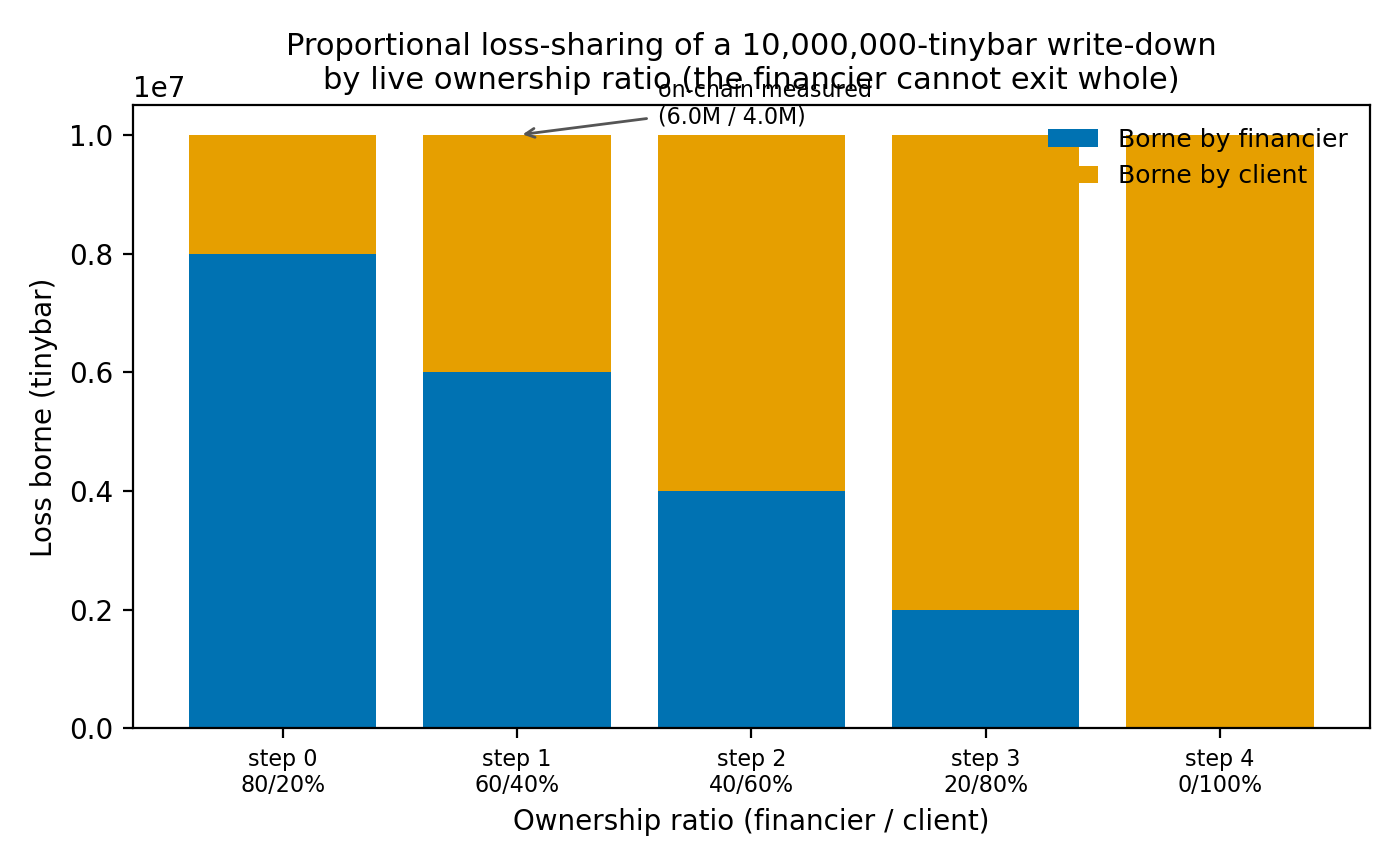

The Python source for this figure:
import json, os
import matplotlib
matplotlib.use("Agg")
import matplotlib.pyplot as plt
import numpy as np

here = os.path.dirname(os.path.abspath(__file__))
curve = json.load(open(os.path.join(here, "..", "..", "deployments", "stepdown.json")))["curve"]

# A representative 10,000,000-tinybar write-down, apportioned by the contract's own
# loss rule (Invariant I3) at each ownership ratio reached during the step-down.
# The 60/40 stage matches the real on-chain syncValuation event (6,000,000 / 4,000,000).
L = 10_000_000
bank_borne = [L * r["bankShareBps"] / 10000 for r in curve]
client_borne = [L * r["clientShareBps"] / 10000 for r in curve]
labels = [f"step {r['step']}\n{r['bankShareBps']//100}/{r['clientShareBps']//100}%" for r in curve]

x = np.arange(len(curve))
fig, ax = plt.subplots(figsize=(7, 4.3))
ax.bar(x, bank_borne, color="#0072B2", label="Borne by financier")
ax.bar(x, client_borne, bottom=bank_borne, color="#E69F00", label="Borne by client")
ax.set_xticks(x)
ax.set_xticklabels(labels, fontsize=8)
ax.set_ylabel("Loss borne (tinybar)")
ax.set_xlabel("Ownership ratio (financier / client)")
ax.set_title("Proportional loss-sharing of a 10,000,000-tinybar write-down\nby live ownership ratio (the financier cannot exit whole)", fontsize=11)
ax.legend(frameon=False, fontsize=9)
ax.annotate("on-chain measured\n(6.0M / 4.0M)", xy=(1, L), xytext=(1.6, L * 1.02),
            fontsize=8, arrowprops=dict(arrowstyle="->", color="#555555"))
fig.tight_layout()
out = os.path.join(here, "fig2_loss.png")
fig.savefig(out, dpi=200)
print("wrote", out)
